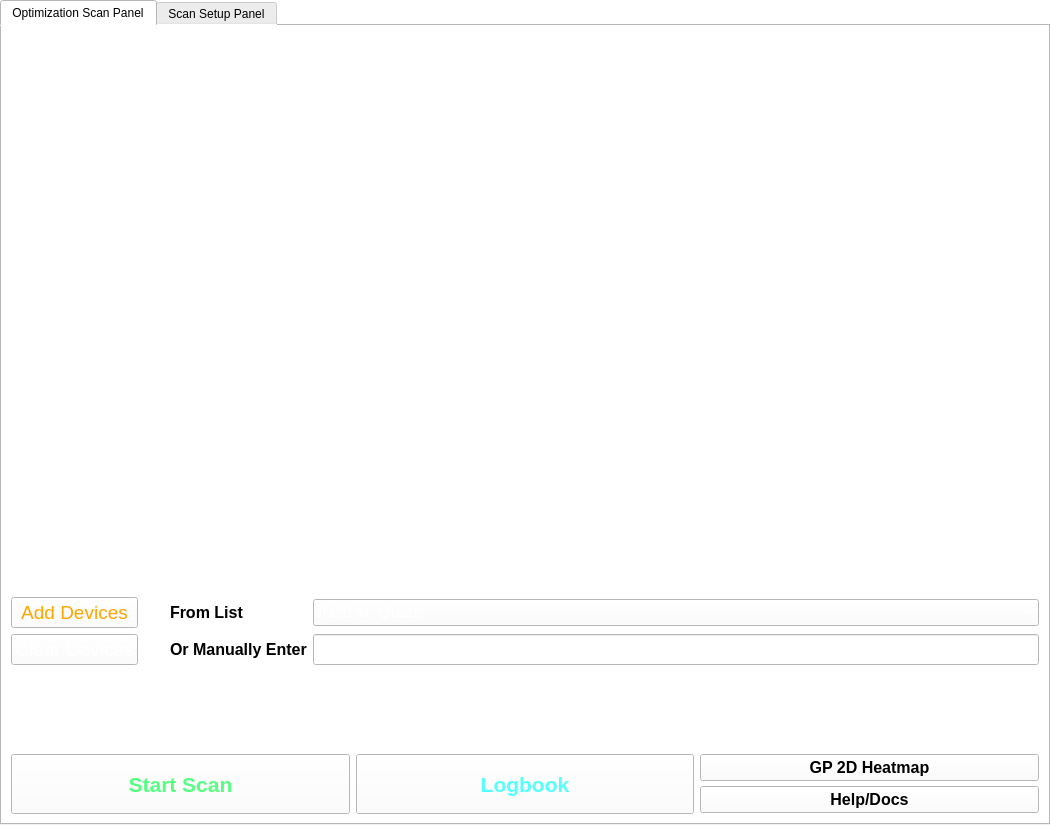
<?xml version="1.0" encoding="UTF-8"?>
<ui version="4.0">
 <class>Form</class>
 <widget class="QWidget" name="Form">
  <property name="geometry">
   <rect>
    <x>0</x>
    <y>0</y>
    <width>1050</width>
    <height>825</height>
   </rect>
  </property>
  <property name="minimumSize">
   <size>
    <width>400</width>
    <height>0</height>
   </size>
  </property>
  <property name="contextMenuPolicy">
   <enum>Qt::CustomContextMenu</enum>
  </property>
  <property name="windowTitle">
   <string>Ocelot Interface</string>
  </property>
  <property name="styleSheet">
   <string notr="true">background-color: white</string>
  </property>
  <layout class="QGridLayout" name="gridLayout">
   <property name="margin">
    <number>0</number>
   </property>
   <item row="0" column="0">
    <widget class="QTabWidget" name="tabWidget">
     <property name="enabled">
      <bool>true</bool>
     </property>
     <property name="sizePolicy">
      <sizepolicy hsizetype="Expanding" vsizetype="Expanding">
       <horstretch>0</horstretch>
       <verstretch>0</verstretch>
      </sizepolicy>
     </property>
     <property name="layoutDirection">
      <enum>Qt::LeftToRight</enum>
     </property>
     <property name="autoFillBackground">
      <bool>false</bool>
     </property>
     <property name="currentIndex">
      <number>0</number>
     </property>
     <widget class="QWidget" name="tab">
      <attribute name="title">
       <string>Optimization Scan Panel</string>
      </attribute>
      <layout class="QGridLayout" name="gridLayout_9">
       <item row="4" column="0" colspan="2">
        <layout class="QHBoxLayout" name="horizontalLayout_2">
         <item>
          <widget class="QPushButton" name="startButton">
           <property name="minimumSize">
            <size>
             <width>150</width>
             <height>60</height>
            </size>
           </property>
           <property name="font">
            <font>
             <pointsize>16</pointsize>
             <weight>75</weight>
             <bold>true</bold>
            </font>
           </property>
           <property name="styleSheet">
            <string notr="true">color: rgb(85, 255, 127);</string>
           </property>
           <property name="text">
            <string>Start Scan</string>
           </property>
          </widget>
         </item>
         <item>
          <widget class="QPushButton" name="logButton">
           <property name="minimumSize">
            <size>
             <width>0</width>
             <height>60</height>
            </size>
           </property>
           <property name="font">
            <font>
             <pointsize>16</pointsize>
             <weight>75</weight>
             <bold>true</bold>
            </font>
           </property>
           <property name="styleSheet">
            <string notr="true">color: rgb(85, 255, 255);</string>
           </property>
           <property name="text">
            <string>Logbook</string>
           </property>
          </widget>
         </item>
         <item>
          <widget class="QFrame" name="frame">
           <property name="minimumSize">
            <size>
             <width>0</width>
             <height>60</height>
            </size>
           </property>
           <property name="maximumSize">
            <size>
             <width>16777215</width>
             <height>60</height>
            </size>
           </property>
           <property name="frameShape">
            <enum>QFrame::NoFrame</enum>
           </property>
           <property name="frameShadow">
            <enum>QFrame::Plain</enum>
           </property>
           <property name="lineWidth">
            <number>0</number>
           </property>
           <layout class="QGridLayout" name="gridLayout_2">
            <property name="margin">
             <number>0</number>
            </property>
            <property name="spacing">
             <number>5</number>
            </property>
            <item row="2" column="0">
             <widget class="QPushButton" name="helpButton">
              <property name="minimumSize">
               <size>
                <width>0</width>
                <height>20</height>
               </size>
              </property>
              <property name="font">
               <font>
                <pointsize>12</pointsize>
                <weight>75</weight>
                <bold>true</bold>
               </font>
              </property>
              <property name="text">
               <string>Help/Docs</string>
              </property>
             </widget>
            </item>
            <item row="1" column="0">
             <widget class="QPushButton" name="heatmapButton">
              <property name="minimumSize">
               <size>
                <width>0</width>
                <height>20</height>
               </size>
              </property>
              <property name="sizeIncrement">
               <size>
                <width>0</width>
                <height>0</height>
               </size>
              </property>
              <property name="font">
               <font>
                <pointsize>12</pointsize>
                <weight>75</weight>
                <bold>true</bold>
               </font>
              </property>
              <property name="text">
               <string>GP 2D Heatmap</string>
              </property>
             </widget>
            </item>
           </layout>
          </widget>
         </item>
        </layout>
       </item>
       <item row="0" column="0" rowspan="2">
        <widget class="ResetpanelBoxWindow" name="widget" native="true">
         <property name="minimumSize">
          <size>
           <width>550</width>
           <height>0</height>
          </size>
         </property>
        </widget>
       </item>
       <item row="0" column="1">
        <widget class="QWidget" name="widget_2" native="true"/>
       </item>
       <item row="1" column="1">
        <widget class="QWidget" name="widget_3" native="true"/>
       </item>
       <item row="2" column="0" colspan="2">
        <layout class="QGridLayout" name="gridLayout_8">
         <item row="1" column="1">
          <widget class="QPushButton" name="addDevice">
           <property name="font">
            <font>
             <pointsize>14</pointsize>
            </font>
           </property>
           <property name="styleSheet">
            <string notr="true">color:orange</string>
           </property>
           <property name="text">
            <string>Add Devices</string>
           </property>
          </widget>
         </item>
         <item row="1" column="5">
          <widget class="QComboBox" name="deviceList">
           <property name="font">
            <font>
             <pointsize>12</pointsize>
            </font>
           </property>
           <property name="styleSheet">
            <string notr="true">color:white</string>
           </property>
           <item>
            <property name="text">
             <string>IN20 M. Quads</string>
            </property>
           </item>
           <item>
            <property name="text">
             <string>LI21 M. Quads</string>
            </property>
           </item>
           <item>
            <property name="text">
             <string>LI26 201-501</string>
            </property>
           </item>
           <item>
            <property name="text">
             <string>LI26 601-901</string>
            </property>
           </item>
           <item>
            <property name="text">
             <string>LTU M. Quads</string>
            </property>
           </item>
           <item>
            <property name="text">
             <string>Dispersion Quads</string>
            </property>
           </item>
           <item>
            <property name="text">
             <string>CQ01/SQ01/Sol.</string>
            </property>
           </item>
           <item>
            <property name="text">
             <string>DMD PVs</string>
            </property>
           </item>
          </widget>
         </item>
         <item row="2" column="4">
          <widget class="QLabel" name="label_13">
           <property name="font">
            <font>
             <pointsize>12</pointsize>
             <weight>75</weight>
             <bold>true</bold>
            </font>
           </property>
           <property name="text">
            <string>Or Manually Enter</string>
           </property>
          </widget>
         </item>
         <item row="2" column="1">
          <widget class="QPushButton" name="remDevice">
           <property name="font">
            <font>
             <pointsize>14</pointsize>
            </font>
           </property>
           <property name="styleSheet">
            <string notr="true">color:white</string>
           </property>
           <property name="text">
            <string>Clear Devices</string>
           </property>
          </widget>
         </item>
         <item row="1" column="4">
          <widget class="QLabel" name="label_12">
           <property name="font">
            <font>
             <pointsize>12</pointsize>
             <weight>75</weight>
             <bold>true</bold>
            </font>
           </property>
           <property name="text">
            <string>From List</string>
           </property>
          </widget>
         </item>
         <item row="2" column="3">
          <widget class="QLabel" name="label_16">
           <property name="text">
            <string/>
           </property>
          </widget>
         </item>
         <item row="2" column="5">
          <widget class="QLineEdit" name="deviceEnter">
           <property name="font">
            <font>
             <pointsize>14</pointsize>
            </font>
           </property>
          </widget>
         </item>
         <item row="2" column="2">
          <widget class="QLabel" name="label_17">
           <property name="text">
            <string/>
           </property>
          </widget>
         </item>
         <item row="0" column="5">
          <widget class="QLabel" name="rate_label">
           <property name="font">
            <font>
             <pointsize>14</pointsize>
             <weight>50</weight>
             <bold>false</bold>
            </font>
           </property>
           <property name="styleSheet">
            <string notr="true">color:green</string>
           </property>
           <property name="text">
            <string/>
           </property>
          </widget>
         </item>
         <item row="4" column="5">
          <widget class="QLabel" name="messages">
           <property name="font">
            <font>
             <pointsize>12</pointsize>
            </font>
           </property>
           <property name="text">
            <string/>
           </property>
          </widget>
         </item>
        </layout>
       </item>
      </layout>
     </widget>
     <widget class="QWidget" name="tab2">
      <attribute name="title">
       <string>Scan Setup Panel</string>
      </attribute>
      <layout class="QVBoxLayout" name="verticalLayout_12">
       <item>
        <widget class="QLabel" name="label_3">
         <property name="sizePolicy">
          <sizepolicy hsizetype="Preferred" vsizetype="Fixed">
           <horstretch>0</horstretch>
           <verstretch>0</verstretch>
          </sizepolicy>
         </property>
         <property name="font">
          <font>
           <pointsize>30</pointsize>
          </font>
         </property>
         <property name="text">
          <string>Scanner Setup and Options Panel</string>
         </property>
         <property name="margin">
          <number>5</number>
         </property>
        </widget>
       </item>
       <item>
        <widget class="QGroupBox" name="groupBox_3">
         <property name="maximumSize">
          <size>
           <width>16777215</width>
           <height>200</height>
          </size>
         </property>
         <property name="title">
          <string>General Config</string>
         </property>
         <layout class="QGridLayout" name="gridLayout_4">
          <item row="0" column="0">
           <layout class="QVBoxLayout" name="verticalLayout_4">
            <item>
             <widget class="QLabel" name="label">
              <property name="font">
               <font>
                <pointsize>18</pointsize>
               </font>
              </property>
              <property name="text">
               <string>Objective Function PV  </string>
              </property>
             </widget>
            </item>
            <item>
             <widget class="QLabel" name="label_5">
              <property name="enabled">
               <bool>true</bool>
              </property>
              <property name="maximumSize">
               <size>
                <width>16777215</width>
                <height>16777215</height>
               </size>
              </property>
              <property name="font">
               <font>
                <pointsize>18</pointsize>
               </font>
              </property>
              <property name="text">
               <string>Select Optimiser Algorithm</string>
              </property>
             </widget>
            </item>
           </layout>
          </item>
          <item row="0" column="1">
           <layout class="QVBoxLayout" name="verticalLayout_5">
            <item>
             <widget class="QLineEdit" name="obj_func_edit">
              <property name="enabled">
               <bool>true</bool>
              </property>
              <property name="font">
               <font>
                <pointsize>18</pointsize>
               </font>
              </property>
             </widget>
            </item>
            <item>
             <widget class="QComboBox" name="select_optimizer">
              <property name="enabled">
               <bool>true</bool>
              </property>
              <property name="minimumSize">
               <size>
                <width>0</width>
                <height>0</height>
               </size>
              </property>
              <property name="maximumSize">
               <size>
                <width>16777215</width>
                <height>16777215</height>
               </size>
              </property>
              <property name="font">
               <font>
                <pointsize>18</pointsize>
               </font>
              </property>
             </widget>
            </item>
           </layout>
          </item>
         </layout>
        </widget>
       </item>
       <item>
        <widget class="QGroupBox" name="groupBox">
         <property name="enabled">
          <bool>true</bool>
         </property>
         <property name="maximumSize">
          <size>
           <width>16777215</width>
           <height>200</height>
          </size>
         </property>
         <property name="title">
          <string>Scanner Timing</string>
         </property>
         <layout class="QGridLayout" name="gridLayout_5">
          <item row="0" column="0">
           <layout class="QHBoxLayout" name="horizontalLayout">
            <item>
             <layout class="QVBoxLayout" name="verticalLayout_6">
              <item>
               <widget class="QLabel" name="label_2">
                <property name="maximumSize">
                 <size>
                  <width>16777215</width>
                  <height>16777215</height>
                 </size>
                </property>
                <property name="font">
                 <font>
                  <pointsize>18</pointsize>
                 </font>
                </property>
                <property name="text">
                 <string>Trim Delay (seconds)  </string>
                </property>
               </widget>
              </item>
              <item>
               <widget class="QLabel" name="label_6">
                <property name="maximumSize">
                 <size>
                  <width>16777215</width>
                  <height>16777215</height>
                 </size>
                </property>
                <property name="font">
                 <font>
                  <pointsize>18</pointsize>
                 </font>
                </property>
                <property name="text">
                 <string>Data Points</string>
                </property>
               </widget>
              </item>
             </layout>
            </item>
            <item>
             <layout class="QVBoxLayout" name="verticalLayout_7">
              <item>
               <widget class="QLineEdit" name="trim_delay_edit">
                <property name="font">
                 <font>
                  <pointsize>18</pointsize>
                 </font>
                </property>
               </widget>
              </item>
              <item>
               <widget class="QLineEdit" name="data_points_edit">
                <property name="font">
                 <font>
                  <pointsize>18</pointsize>
                 </font>
                </property>
               </widget>
              </item>
             </layout>
            </item>
           </layout>
          </item>
          <item row="2" column="0">
           <widget class="QLabel" name="delay_label">
            <property name="font">
             <font>
              <pointsize>18</pointsize>
             </font>
            </property>
            <property name="text">
             <string/>
            </property>
           </widget>
          </item>
         </layout>
        </widget>
       </item>
       <item>
        <widget class="QGroupBox" name="groupBox_4">
         <property name="title">
          <string>Simplex/Scipy Scanner Setup</string>
         </property>
         <layout class="QGridLayout" name="gridLayout_6">
          <item row="0" column="0">
           <layout class="QHBoxLayout" name="horizontalLayout_3">
            <item>
             <layout class="QVBoxLayout" name="verticalLayout_8">
              <item>
               <widget class="QLabel" name="label_11">
                <property name="enabled">
                 <bool>true</bool>
                </property>
                <property name="maximumSize">
                 <size>
                  <width>16777215</width>
                  <height>16777215</height>
                 </size>
                </property>
                <property name="font">
                 <font>
                  <pointsize>18</pointsize>
                 </font>
                </property>
                <property name="text">
                 <string>Normalization Scaling Coeff</string>
                </property>
               </widget>
              </item>
             </layout>
            </item>
            <item>
             <layout class="QVBoxLayout" name="verticalLayout_9">
              <item>
               <widget class="QLineEdit" name="norm_scale_edit">
                <property name="enabled">
                 <bool>true</bool>
                </property>
                <property name="font">
                 <font>
                  <pointsize>18</pointsize>
                 </font>
                </property>
               </widget>
              </item>
             </layout>
            </item>
           </layout>
          </item>
          <item row="1" column="0">
           <widget class="QCheckBox" name="normscale_check">
            <property name="font">
             <font>
              <pointsize>18</pointsize>
             </font>
            </property>
            <property name="text">
             <string>Use Normalization Scaling</string>
            </property>
           </widget>
          </item>
         </layout>
        </widget>
       </item>
       <item>
        <widget class="QGroupBox" name="groupBox_2">
         <property name="enabled">
          <bool>true</bool>
         </property>
         <property name="maximumSize">
          <size>
           <width>16777215</width>
           <height>250</height>
          </size>
         </property>
         <property name="title">
          <string>GP Scanner Setup</string>
         </property>
         <layout class="QGridLayout" name="gridLayout_7">
          <item row="0" column="0">
           <layout class="QGridLayout" name="gridLayout_3">
            <item row="0" column="0">
             <layout class="QVBoxLayout" name="verticalLayout_3">
              <item>
               <widget class="QLabel" name="label_9">
                <property name="maximumSize">
                 <size>
                  <width>16777215</width>
                  <height>16777215</height>
                 </size>
                </property>
                <property name="font">
                 <font>
                  <pointsize>18</pointsize>
                 </font>
                </property>
                <property name="text">
                 <string>GP Hyperparameter FIle</string>
                </property>
               </widget>
              </item>
              <item>
               <widget class="QLabel" name="label_8">
                <property name="maximumSize">
                 <size>
                  <width>16777215</width>
                  <height>16777215</height>
                 </size>
                </property>
                <property name="font">
                 <font>
                  <pointsize>18</pointsize>
                 </font>
                </property>
                <property name="text">
                 <string>GP Seed File</string>
                </property>
               </widget>
              </item>
              <item>
               <widget class="QLabel" name="label_7">
                <property name="font">
                 <font>
                  <pointsize>18</pointsize>
                 </font>
                </property>
                <property name="text">
                 <string>Hyperparameter Scaling</string>
                </property>
               </widget>
              </item>
             </layout>
            </item>
            <item row="0" column="1">
             <layout class="QVBoxLayout" name="verticalLayout_2">
              <item>
               <widget class="QLineEdit" name="hyps_edit">
                <property name="enabled">
                 <bool>true</bool>
                </property>
                <property name="font">
                 <font>
                  <pointsize>18</pointsize>
                 </font>
                </property>
               </widget>
              </item>
              <item>
               <widget class="QLineEdit" name="seed_file_edit">
                <property name="enabled">
                 <bool>true</bool>
                </property>
                <property name="font">
                 <font>
                  <pointsize>18</pointsize>
                 </font>
                </property>
               </widget>
              </item>
              <item>
               <widget class="QLineEdit" name="hyp_scale_edit">
                <property name="font">
                 <font>
                  <pointsize>18</pointsize>
                 </font>
                </property>
               </widget>
              </item>
             </layout>
            </item>
            <item row="1" column="0" colspan="2">
             <widget class="QCheckBox" name="live_seed_check">
              <property name="font">
               <font>
                <pointsize>18</pointsize>
               </font>
              </property>
              <property name="text">
               <string>Use Live Simplex Seed Mode</string>
              </property>
             </widget>
            </item>
           </layout>
          </item>
         </layout>
        </widget>
       </item>
       <item>
        <widget class="QPushButton" name="devButton">
         <property name="minimumSize">
          <size>
           <width>0</width>
           <height>50</height>
          </size>
         </property>
         <property name="font">
          <font>
           <weight>75</weight>
           <bold>true</bold>
          </font>
         </property>
         <property name="text">
          <string>Dev Ocelot Epics Panel</string>
         </property>
        </widget>
       </item>
      </layout>
      <zorder>label_3</zorder>
      <zorder>groupBox</zorder>
      <zorder>groupBox_2</zorder>
      <zorder>groupBox_3</zorder>
      <zorder>groupBox_4</zorder>
      <zorder>devButton</zorder>
     </widget>
    </widget>
   </item>
  </layout>
 </widget>
 <customwidgets>
  <customwidget>
   <class>ResetpanelBoxWindow</class>
   <extends>QWidget</extends>
   <header>resetpanel.resetpanelbox</header>
   <container>1</container>
  </customwidget>
 </customwidgets>
 <resources/>
 <connections/>
</ui>
